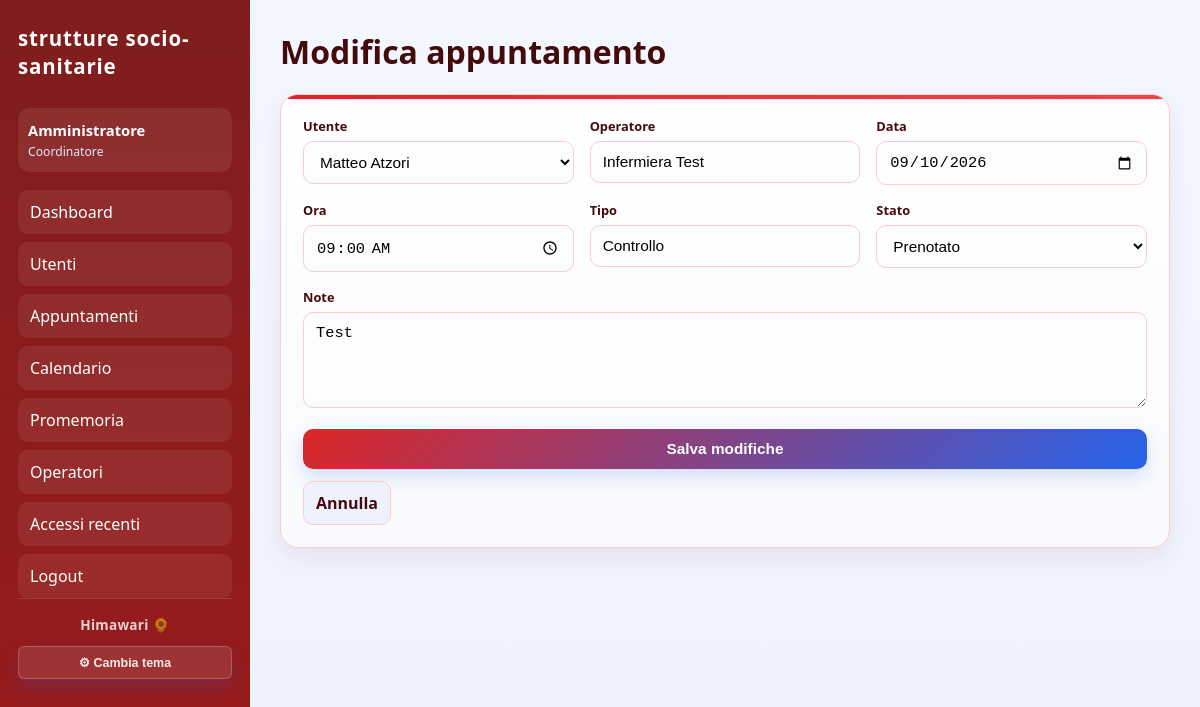
Page /appointments/edit/1 (signed in) on the committed database.
### tables this page shows
CREATE TABLE users (
            id INTEGER PRIMARY KEY AUTOINCREMENT,
            username TEXT UNIQUE NOT NULL,
            fullname TEXT NOT NULL,
            role TEXT NOT NULL,
            password TEXT NOT NULL,
            is_archived INTEGER NOT NULL DEFAULT 0
        , theme TEXT NOT NULL DEFAULT 'cool');

CREATE TABLE appointments (
            id INTEGER PRIMARY KEY AUTOINCREMENT,
            patient_id INTEGER NOT NULL,
            operator_name TEXT NOT NULL,
            appointment_date TEXT NOT NULL,
            appointment_time TEXT NOT NULL,
            appointment_type TEXT NOT NULL,
            status TEXT NOT NULL,
            notes TEXT,
            FOREIGN KEY (patient_id) REFERENCES patients(id)
        );

### app.py (the view, shortened to what this page needs)
@app.route("/appointments/edit/<int:appointment_id>", methods=["GET", "POST"])
@require_login
def edit_appointment(appointment_id):
    if not user_has_permission("edit_appointments"):
        abort(403)
    conn = get_db()
    appointment = conn.execute("SELECT * FROM appointments WHERE id = ?", (appointment_id,)).fetchone()
    patients = conn.execute("SELECT * FROM patients ORDER BY last_name ASC, first_name ASC").fetchall()
    conn.close()
    return render_template("appointment_form.html", appointment=appointment, patients=patients)

### app.py (called while the page is built)
def get_db():
    conn = sqlite3.connect(DB_PATH)
    conn.row_factory = sqlite3.Row
    return conn

def get_current_user():
    user_id = session.get("user_id")
    if not user_id:
        return None
    conn = get_db()
    user = conn.execute("SELECT * FROM users WHERE id = ? AND is_archived = 0", (user_id,)).fetchone()
    conn.close()
    return dict(user) if user else None

def user_has_permission(action):
    user = get_current_user()
    if not user:
        return False
    if action == "open_user_folder":
        return user.get("role") in {"coordinatore", "vicecoordinatore"}
    if user.get("role") == "admin":
        return True
    if user.get("role") in {"coordinatore", "vicecoordinatore"}:
        return True
    return ROLE_PERMISSIONS.get(user.get("role"), {}).get(action, False)

def require_login(view_func):
    @wraps(view_func)
    def wrapper(*args, **kwargs):
        if not get_current_user():
            flash("Effettua l'accesso per continuare.", "warning")
            return redirect(url_for("login"))
        return view_func(*args, **kwargs)
    return wrapper

@app.context_processor
def inject_globals():
    return {
        "current_year": datetime.now().year,
        "app_name": "strutture socio-sanitarie",
        "current_user": get_current_user(),
        "ROLE_LABELS": ROLE_LABELS,
        "user_has_permission": user_has_permission,
    }

### templates/appointment_form.html (shortened to what this page needs)
{% extends 'base.html' %}
{% block content %}
<h1>Modifica appuntamento</h1>
<section class="panel">
    <form method="post" action="{{ url_for('edit_appointment', appointment_id=appointment.id) }}" class="form-grid">
        <div>
            <label>Utente</label>
            <select name="patient_id" required>
                {% for patient in patients %}
                <option value="{{ patient.id }}" {% if patient.id == appointment.patient_id %}selected{% endif %}>{{ patient.first_name }} {{ patient.last_name }}</option>
                {% endfor %}
            </select>
        </div>
        <div>
            <label>Operatore</label>
            <input type="text" name="operator_name" value="{{ appointment.operator_name }}" required>
        </div>
        <div>
            <label>Data</label>
            <input type="date" name="appointment_date" value="{{ appointment.appointment_date }}" required>
        </div>
        <div>
            <label>Ora</label>
            <input type="time" name="appointment_time" value="{{ appointment.appointment_time }}" required>
        </div>
        <div>
            <label>Tipo</label>
            <input type="text" name="appointment_type" value="{{ appointment.appointment_type }}" required>
        </div>
        <div>
            <label>Stato</label>
            <select name="status">
                <option value="prenotato" {% if appointment.status == 'prenotato' %}selected{% endif %}>Prenotato</option>
            </select>
        </div>
        <div class="full-width">
            <label>Note</label>
            <textarea name="notes" rows="4">{{ appointment.notes or '' }}</textarea>
        </div>
        <div class="full-width actions-row">
            <button type="submit">Salva modifiche</button>
            <a class="secondary-btn" href="{{ url_for('appointments') }}">Annulla</a>
        </div>
    </form>
</section>
{% endblock %}

### templates/base.html (shortened to what this page needs)
<!DOCTYPE html>
<html lang="it">
<head>
    <link rel="stylesheet" href="{{ url_for('static', filename='style.css') }}">
</head>
<body data-theme="{{ current_user.theme or 'cool' if current_user else 'cool' }}">
    <div class="app-shell">
        <aside class="sidebar">
            <div class="brand">{{ app_name }}</div>
            {% if current_user %}
            <div class="user-badge">
                <strong>{{ current_user.fullname }}</strong><br>
                <span>{{ ROLE_LABELS.get(current_user.role, current_user.role) }}</span>
            </div>
            <nav>
                <a href="{{ url_for('dashboard') }}">Dashboard</a>
                {% if user_has_permission('view_patients') %}
                <a href="{{ url_for('patients') }}">Utenti</a>
                {% endif %}
                {% if user_has_permission('view_appointments') %}
                <a href="{{ url_for('appointments') }}">Appuntamenti</a>
                <a href="{{ url_for('calendar') }}">Calendario</a>
                <a href="{{ url_for('notifications') }}">Promemoria</a>
                {% endif %}
                {% if user_has_permission('manage_users') %}
                <a href="{{ url_for('users') }}">Operatori</a>
                <a href="{{ url_for('audit') }}">Accessi recenti</a>
                {% endif %}
                <a href="{{ url_for('logout') }}">Logout</a>
            </nav>
            <div class="sidebar-footer">
                <div class="himawari-brand">Himawari 🌻</div>
                <button class="theme-toggle-btn" onclick="document.getElementById('theme-menu').classList.toggle('show')">⚙ Cambia tema</button>
            </div>
            {% endif %}
        </aside>
        <main class="main-content">
            {% block content %}{% endblock %}
        </main>
    </div>
</body>
</html>

### static/style.css (style rules this page uses)
* { box-sizing: border-box; }
:root { --bg: #eef4ff; --panel: #ffffff; --sidebar: #122c4d; --sidebar-soft: #1d3f6e; --primary: #1d4ed8; --primary-soft: #dbeafe; --accent: #14b8a6; --warning: #f59e0b; --danger: #dc2626; --text: #1f2937; --muted: #64748b; --border: #dfe7f5; --shadow: 0 10px 25px rgba(15, 23, 42, 0.08); }
body[data-theme="red"] { --bg: #fee2e2; --panel: #ffffff; --sidebar: #7f1d1d; --sidebar-soft: #991b1b; --primary: #dc2626; --primary-soft: #fecaca; --accent: #ef4444; --warning: #f59e0b; --danger: #991b1b; --text: #450a0a; --muted: #dc2626; --border: #fecaca; --shadow: 0 10px 25px rgba(127, 29, 29, 0.08); }
body { margin: 0; font-family: "Segoe UI", Arial, sans-serif; background: radial-gradient(circle at top left, rgba(59, 130, 246, 0.08), transparent 22%), linear-gradient(180deg, #f3f7ff 0%, #eef2ff 100%); color: var(--text); }
.app-shell { display: flex; min-height: 100vh; }
.sidebar { width: 250px; background: linear-gradient(180deg, var(--sidebar) 0%, var(--sidebar-soft) 100%); color: white; padding: 24px 18px; position: sticky; top: 0; height: 100vh; }
.brand { font-size: 1.28rem; font-weight: 800; margin-bottom: 28px; letter-spacing: 0.04em; }
.sidebar nav { display: flex; flex-direction: column; gap: 8px; }
.sidebar a { color: white; text-decoration: none; background: rgba(255,255,255,0.07); padding: 11px 12px; border-radius: 10px; transition: 0.2s ease; }
.sidebar-footer { margin-top: auto; padding-top: 16px; border-top: 1px solid rgba(255,255,255,0.15); position: relative; }
.himawari-brand { text-align: center; font-size: 0.85rem; font-weight: 600; color: rgba(255,255,255,0.8); letter-spacing: 0.02em; margin-bottom: 12px; }
.theme-toggle-btn { width: 100%; padding: 8px 10px; background: rgba(255,255,255,0.1); color: rgba(255,255,255,0.9); border: 1px solid rgba(255,255,255,0.2); border-radius: 6px; font-size: 0.78rem; font-weight: 600; cursor: pointer; transition: all 0.2s ease; }
.main-content { flex: 1; padding: 30px; }
h1, h2 { margin-top: 0; color: var(--text); }
.panel { background: linear-gradient(180deg, rgba(255,255,255,0.99), rgba(248,250,252,0.96)); border-radius: 18px; padding: 22px; box-shadow: var(--shadow); border: 1px solid var(--border); margin-bottom: 22px; position: relative; overflow: hidden; }
.panel::before { content: ""; position: absolute; inset: 0 auto auto 0; width: 100%; height: 4px; background: linear-gradient(90deg, var(--primary), var(--accent)); }
.form-grid { display: grid; grid-template-columns: repeat(auto-fit, minmax(220px, 1fr)); gap: 16px; }
.form-grid label, .filter-row label { display: block; font-size: 0.8rem; margin-bottom: 6px; color: var(--text); font-weight: 700; }
input, select, textarea, button { width: 100%; padding: 11px 12px; border-radius: 10px; border: 1px solid var(--border); font-size: 0.96rem; background: #fbfdff; }
textarea { resize: vertical; }
button { background: linear-gradient(135deg, var(--primary), #2563eb); color: white; border: none; cursor: pointer; font-weight: 700; box-shadow: 0 8px 18px rgba(37, 99, 235, 0.18); transition: transform 0.15s ease, box-shadow 0.15s ease; }
.secondary-btn, .link-btn { display: inline-block; text-decoration: none; color: var(--text); padding: 10px 12px; border-radius: 10px; background: #eef2ff; text-align: center; border: 1px solid var(--border); font-weight: 600; }
.user-badge { background: rgba(255,255,255,0.08); border-radius: 12px; padding: 12px 10px; margin-bottom: 18px; font-size: 0.92rem; }
.user-badge span { color: #dbeafe; font-size: 0.76rem; }
.full-width { grid-column: 1 / -1; }
.actions-row { display: flex; gap: 12px; align-items: center; flex-wrap: wrap; }

### rows in the picture
users: fullname "Amministratore", get "Coordinatore"
appointments: operator_name "Infermiera Test", appointment_date "09/10/2026", appointment_time "09:00", appointment_type "Controllo", status "Prenotato", notes "Test"

### other values in the picture
{{ app_name }} "strutture socio-sanitarie"
form field patient_id "Matteo Atzori"
